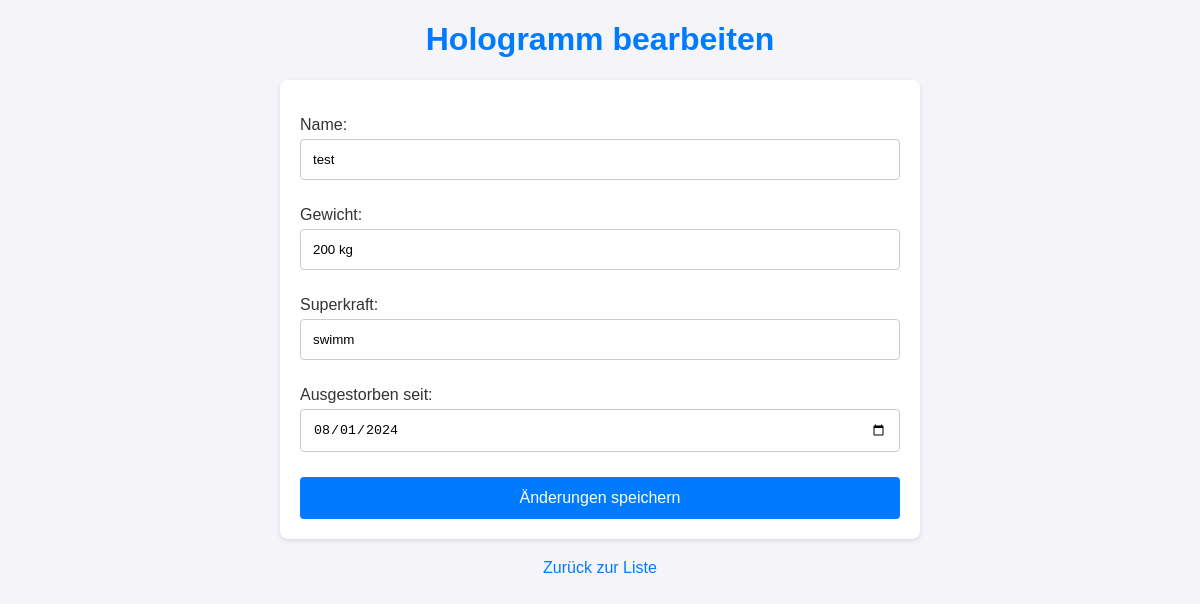
Before: /zoo/edit/20/ with the older database file.
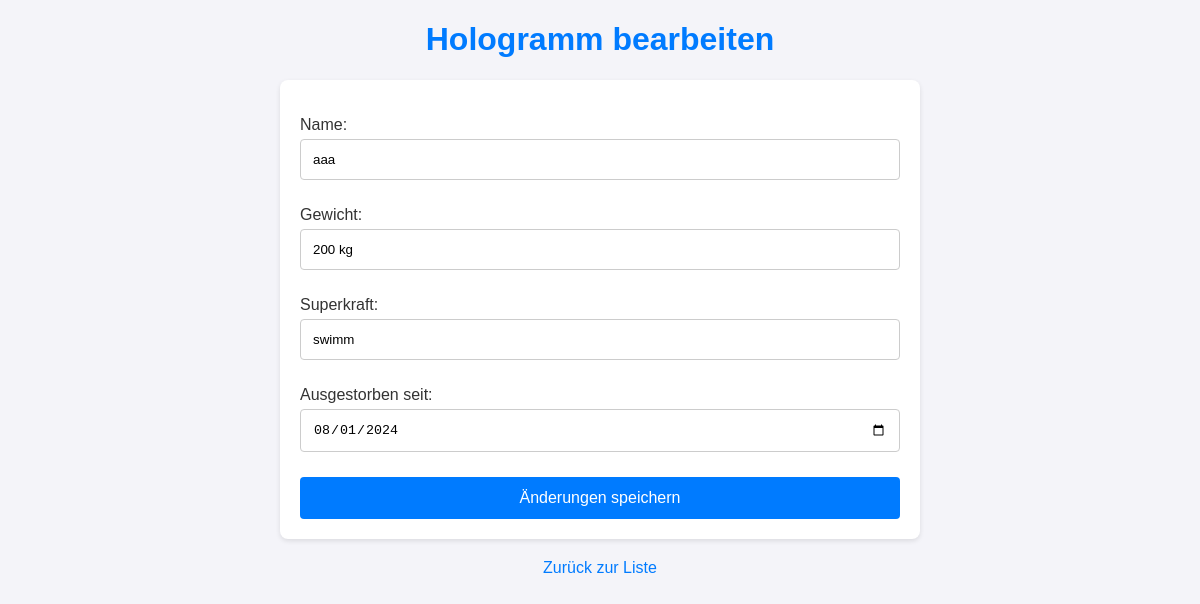
After: the same page with the newer database file.
### zoo/models.py (models this page shows, shortened)
class Hologram(models.Model):
    name = models.CharField(max_length=100)
    gewicht = models.CharField(max_length=100)
    superkraft = models.CharField(max_length=100)
    ausgestorben_seit = models.DateField(null=True, blank=True)

### zoo/views.py (the view)
# urls.py: path('edit/<int:id>/', views.edit_hologram, name='edit_hologram'),
def edit_hologram(request, id):
    hologram = get_object_or_404(Hologram, id=id)
    if request.method == 'POST':
        form = HologramForm(request.POST, instance=hologram)
        if form.is_valid():
            hologram = form.save()
            messages.success(request, f'Die Änderungen im "{hologram.name}" wurden erfolgreich gespeichert.')
            return redirect('index')
    else:
        form = HologramForm(instance=hologram)
    return render(request, 'edit_hologram.html', {'form': form})

### zoo/forms.py
class HologramForm(forms.ModelForm):
    ausgestorben_seit = forms.DateField(widget=forms.DateInput(attrs={'type': 'date'}))
    class Meta:
        model = Hologram
        fields = ['name', 'gewicht', 'superkraft', 'ausgestorben_seit']

### zoo/templates/edit_hologram.html (shortened to what this page needs)
<!DOCTYPE html>
<html lang="de">
<head>
</head>
<body>
    <h1>Hologramm bearbeiten</h1>
    <form method="post">
        {{ form.as_p }}
        <button type="submit">Änderungen speichern</button>
    </form>
    <a href="{% url 'index' %}" class="back-link">Zurück zur Liste</a>
</body>
</html>

Changed rows visible on the page:
changed Hologram "200 kg": name "test" → "aaa"
